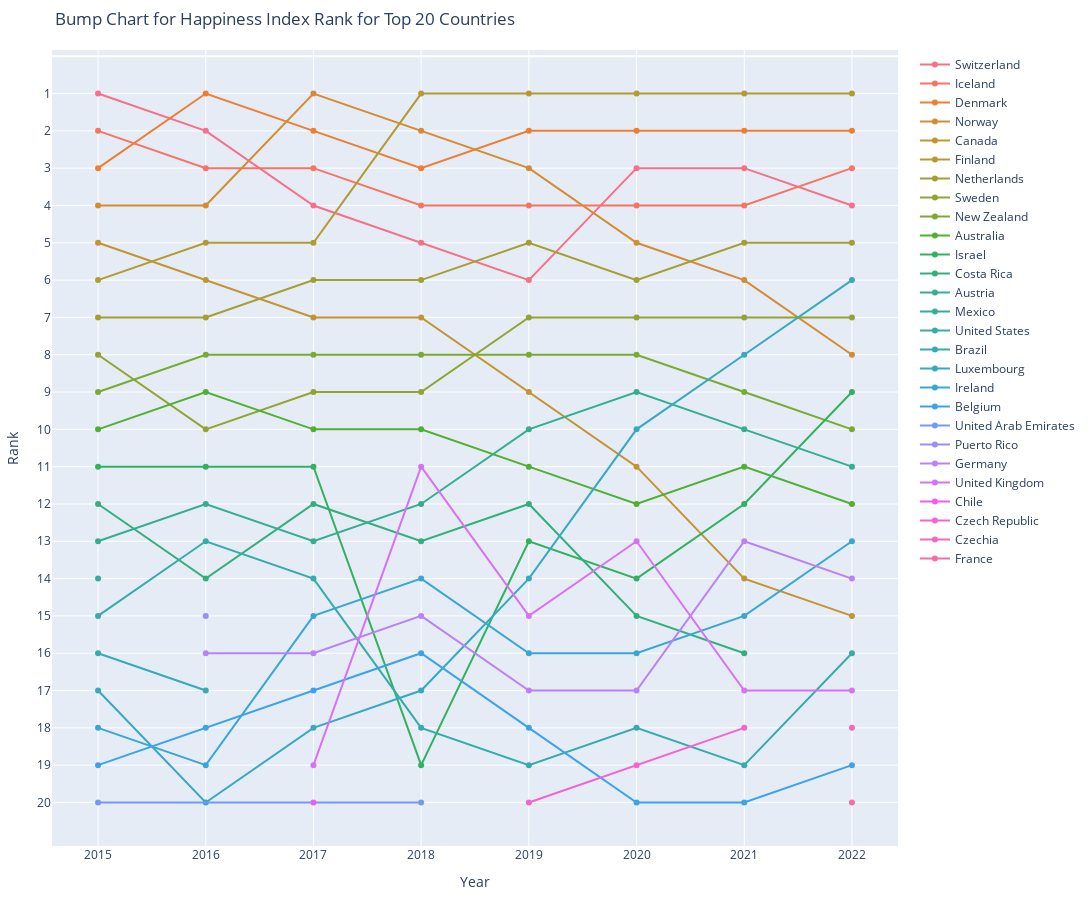

Notebook code for this chart:
### Code cell
utils.create_bump_chart(year_to_data)

### Figure 1 — Plotly figure (JSON) as saved in the notebook; plotly's stock layout.template omitted (floating-point values rounded to 4 significant figures)
{"data": [{"line": {"color": "rgb(246, 112, 136)"}, "mode": "lines+markers", "name": "Switzerland", "type": "scatter", "x": [2015, 2016, 2017, 2018, 2019, 2020, 2021, 2022], "y": [1, 2, 4, 5, 6, 3, 3, 4]}, {"line": {"color": "rgb(247, 116, 99)"}, "mode": "lines+markers", "name": "Iceland", "type": "scatter", "x": [2015, 2016, 2017, 2018, 2019, 2020, 2021, 2022], "y": [2, 3, 3, 4, 4, 4, 4, 3]}, {"line": {"color": "rgb(237, 126, 50)"}, "mode": "lines+markers", "name": "Denmark", "type": "scatter", "x": [2015, 2016, 2017, 2018, 2019, 2020, 2021, 2022], "y": [3, 1, 2, 3, 2, 2, 2, 2]}, {"line": {"color": "rgb(213, 140, 49)"}, "mode": "lines+markers", "name": "Norway", "type": "scatter", "x": [2015, 2016, 2017, 2018, 2019, 2020, 2021, 2022], "y": [4, 4, 1, 2, 3, 5, 6, 8]}, {"line": {"color": "rgb(195, 148, 49)"}, "mode": "lines+markers", "name": "Canada", "type": "scatter", "x": [2015, 2016, 2017, 2018, 2019, 2020, 2021, 2022], "y": [5, 6, 7, 7, 9, 11, 14, 15]}, {"line": {"color": "rgb(179, 154, 49)"}, "mode": "lines+markers", "name": "Finland", "type": "scatter", "x": [2015, 2016, 2017, 2018, 2019, 2020, 2021, 2022], "y": [6, 5, 5, 1, 1, 1, 1, 1]}, {"line": {"color": "rgb(163, 159, 49)"}, "mode": "lines+markers", "name": "Netherlands", "type": "scatter", "x": [2015, 2016, 2017, 2018, 2019, 2020, 2021, 2022], "y": [7, 7, 6, 6, 5, 6, 5, 5]}, {"line": {"color": "rgb(146, 164, 49)"}, "mode": "lines+markers", "name": "Sweden", "type": "scatter", "x": [2015, 2016, 2017, 2018, 2019, 2020, 2021, 2022], "y": [8, 10, 9, 9, 7, 7, 7, 7]}, {"line": {"color": "rgb(122, 170, 49)"}, "mode": "lines+markers", "name": "New Zealand", "type": "scatter", "x": [2015, 2016, 2017, 2018, 2019, 2020, 2021, 2022], "y": [9, 8, 8, 8, 8, 8, 9, 10]}, {"line": {"color": "rgb(79, 176, 49)"}, "mode": "lines+markers", "name": "Australia", "type": "scatter", "x": [2015, 2016, 2017, 2018, 2019, 2020, 2021, 2022], "y": [10, 9, 10, 10, 11, 12, 11, 12]}, {"line": {"color": "rgb(50, 177, 96)"}, "mode": "lines+markers", "name": "Israel", "type": "scatter", "x": [2015, 2016, 2017, 2018, 2019, 2020, 2021, 2022], "y": [11, 11, 11, 19, 13, 14, 12, 9]}, {"line": {"color": "rgb(51, 175, 126)"}, "mode": "lines+markers", "name": "Costa Rica", "type": "scatter", "x": [2015, 2016, 2017, 2018, 2019, 2020, 2021], "y": [12, 14, 12, 13, 12, 15, 16]}, {"line": {"color": "rgb(52, 174, 144)"}, "mode": "lines+markers", "name": "Austria", "type": "scatter", "x": [2015, 2016, 2017, 2018, 2019, 2020, 2021, 2022], "y": [13, 12, 13, 12, 10, 9, 10, 11]}, {"line": {"color": "rgb(53, 173, 158)"}, "mode": "lines+markers", "name": "Mexico", "type": "scatter", "x": [2015], "y": [14]}, {"line": {"color": "rgb(54, 172, 169)"}, "mode": "lines+markers", "name": "United States", "type": "scatter", "x": [2015, 2016, 2017, 2018, 2019, 2020, 2021, 2022], "y": [15, 13, 14, 18, 19, 18, 19, 16]}, {"line": {"color": "rgb(54, 170, 181)"}, "mode": "lines+markers", "name": "Brazil", "type": "scatter", "x": [2015, 2016], "y": [16, 17]}, {"line": {"color": "rgb(55, 169, 194)"}, "mode": "lines+markers", "name": "Luxembourg", "type": "scatter", "x": [2015, 2016, 2017, 2018, 2019, 2020, 2021, 2022], "y": [17, 20, 18, 17, 14, 10, 8, 6]}, {"line": {"color": "rgb(57, 167, 210)"}, "mode": "lines+markers", "name": "Ireland", "type": "scatter", "x": [2015, 2016, 2017, 2018, 2019, 2020, 2021, 2022], "y": [18, 19, 15, 14, 16, 16, 15, 13]}, {"line": {"color": "rgb(59, 163, 236)"}, "mode": "lines+markers", "name": "Belgium", "type": "scatter", "x": [2015, 2016, 2017, 2018, 2019, 2020, 2021, 2022], "y": [19, 18, 17, 16, 18, 20, 20, 19]}, {"line": {"color": "rgb(115, 153, 244)"}, "mode": "lines+markers", "name": "United Arab Emirates", "type": "scatter", "x": [2015, 2018], "y": [20, 20]}, {"line": {"color": "rgb(155, 143, 244)"}, "mode": "lines+markers", "name": "Puerto Rico", "type": "scatter", "x": [2016], "y": [15]}, {"line": {"color": "rgb(186, 130, 244)"}, "mode": "lines+markers", "name": "Germany", "type": "scatter", "x": [2016, 2017, 2018, 2019, 2020, 2021, 2022], "y": [16, 16, 15, 17, 17, 13, 14]}, {"line": {"color": "rgb(216, 114, 244)"}, "mode": "lines+markers", "name": "United Kingdom", "type": "scatter", "x": [2017, 2018, 2019, 2020, 2021, 2022], "y": [19, 11, 15, 13, 17, 17]}, {"line": {"color": "rgb(244, 92, 239)"}, "mode": "lines+markers", "name": "Chile", "type": "scatter", "x": [2017], "y": [20]}, {"line": {"color": "rgb(245, 99, 211)"}, "mode": "lines+markers", "name": "Czech Republic", "type": "scatter", "x": [2019, 2020, 2021], "y": [20, 19, 18]}, {"line": {"color": "rgb(245, 104, 187)"}, "mode": "lines+markers", "name": "Czechia", "type": "scatter", "x": [2022], "y": [18]}, {"line": {"color": "rgb(246, 108, 164)"}, "mode": "lines+markers", "name": "France", "type": "scatter", "x": [2022], "y": [20]}], "layout": {"height": 900, "margin": {"b": 50, "l": 50, "r": 100, "t": 50}, "title": {"text": "Bump Chart for Happiness Index Rank for Top 20 Countries"}, "width": 1200, "xaxis": {"title": {"text": "Year"}}, "yaxis": {"autorange": "reversed", "tickmode": "array", "ticktext": [1, 2, 3, 4, 5, 6, 7, 8, 9, 10, 11, 12, 13, 14, 15, 16, 17, 18, 19, 20], "tickvals": [1, 2, 3, 4, 5, 6, 7, 8, 9, 10, 11, 12, 13, 14, 15, 16, 17, 18, 19, 20], "title": {"text": "Rank"}}}}
